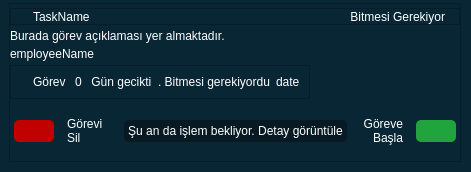
<?xml version="1.0" encoding="UTF-8"?>
<ui version="4.0">
 <class>TaskLate</class>
 <widget class="QWidget" name="TaskLate">
  <property name="geometry">
   <rect>
    <x>0</x>
    <y>0</y>
    <width>471</width>
    <height>172</height>
   </rect>
  </property>
  <property name="maximumSize">
   <size>
    <width>471</width>
    <height>172</height>
   </size>
  </property>
  <property name="windowTitle">
   <string>Form</string>
  </property>
  <property name="styleSheet">
   <string notr="true">*{
background-color: rgb(9, 38, 53);
	font: 22pt &quot;Montserrat&quot;;
}
#TaskWill{
background-color: rgb(9, 38, 53);
border : 2px outset rgb(16, 16, 16);
}</string>
  </property>
  <layout class="QHBoxLayout" name="horizontalLayout">
   <property name="spacing">
    <number>0</number>
   </property>
   <property name="leftMargin">
    <number>9</number>
   </property>
   <property name="topMargin">
    <number>3</number>
   </property>
   <property name="rightMargin">
    <number>10</number>
   </property>
   <property name="bottomMargin">
    <number>10</number>
   </property>
   <item>
    <widget class="QFrame" name="main_frame">
     <property name="styleSheet">
      <string notr="true">QFrame#main_frame{
background-color: rgb(9, 38, 53);
border-raius : 5px;

}
*{
color: rgb(255, 255, 255);
font: 600 8pt &quot;Montserrat&quot;;
}</string>
     </property>
     <property name="frameShape">
      <enum>QFrame::StyledPanel</enum>
     </property>
     <property name="frameShadow">
      <enum>QFrame::Raised</enum>
     </property>
     <layout class="QVBoxLayout" name="verticalLayout">
      <property name="spacing">
       <number>0</number>
      </property>
      <property name="leftMargin">
       <number>0</number>
      </property>
      <property name="topMargin">
       <number>0</number>
      </property>
      <property name="rightMargin">
       <number>0</number>
      </property>
      <property name="bottomMargin">
       <number>0</number>
      </property>
      <item>
       <widget class="QFrame" name="header_frame">
        <property name="sizePolicy">
         <sizepolicy hsizetype="Preferred" vsizetype="Maximum">
          <horstretch>0</horstretch>
          <verstretch>0</verstretch>
         </sizepolicy>
        </property>
        <property name="frameShape">
         <enum>QFrame::StyledPanel</enum>
        </property>
        <property name="frameShadow">
         <enum>QFrame::Raised</enum>
        </property>
        <layout class="QHBoxLayout" name="horizontalLayout_2">
         <property name="spacing">
          <number>7</number>
         </property>
         <property name="leftMargin">
          <number>0</number>
         </property>
         <property name="topMargin">
          <number>0</number>
         </property>
         <property name="rightMargin">
          <number>0</number>
         </property>
         <property name="bottomMargin">
          <number>0</number>
         </property>
         <item>
          <widget class="QLabel" name="pointer_label">
           <property name="minimumSize">
            <size>
             <width>15</width>
             <height>15</height>
            </size>
           </property>
           <property name="maximumSize">
            <size>
             <width>15</width>
             <height>15</height>
            </size>
           </property>
           <property name="text">
            <string/>
           </property>
           <property name="pixmap">
            <pixmap resource="../assets/image.qrc">:/icons/icons/Ellipse 5.png</pixmap>
           </property>
           <property name="scaledContents">
            <bool>true</bool>
           </property>
          </widget>
         </item>
         <item>
          <widget class="QLabel" name="taskname_label">
           <property name="styleSheet">
            <string notr="true">	font: 600 10pt&quot;Montserrat&quot;;</string>
           </property>
           <property name="text">
            <string>TaskName</string>
           </property>
          </widget>
         </item>
         <item>
          <widget class="QLabel" name="label_3">
           <property name="sizePolicy">
            <sizepolicy hsizetype="Maximum" vsizetype="Preferred">
             <horstretch>0</horstretch>
             <verstretch>0</verstretch>
            </sizepolicy>
           </property>
           <property name="text">
            <string>Bitmesi Gerekiyor</string>
           </property>
           <property name="alignment">
            <set>Qt::AlignRight|Qt::AlignTrailing|Qt::AlignVCenter</set>
           </property>
          </widget>
         </item>
         <item>
          <widget class="QLabel" name="label">
           <property name="sizePolicy">
            <sizepolicy hsizetype="Maximum" vsizetype="Expanding">
             <horstretch>0</horstretch>
             <verstretch>0</verstretch>
            </sizepolicy>
           </property>
           <property name="minimumSize">
            <size>
             <width>0</width>
             <height>0</height>
            </size>
           </property>
           <property name="text">
            <string/>
           </property>
           <property name="pixmap">
            <pixmap resource="../assets/image.qrc">:/icons/icons/red_set.png</pixmap>
           </property>
          </widget>
         </item>
        </layout>
       </widget>
      </item>
      <item>
       <widget class="QLabel" name="describe_label">
        <property name="sizePolicy">
         <sizepolicy hsizetype="Preferred" vsizetype="Maximum">
          <horstretch>0</horstretch>
          <verstretch>0</verstretch>
         </sizepolicy>
        </property>
        <property name="text">
         <string>Burada görev açıklaması yer almaktadır.</string>
        </property>
       </widget>
      </item>
      <item>
       <widget class="QLabel" name="employee_label">
        <property name="sizePolicy">
         <sizepolicy hsizetype="Preferred" vsizetype="Maximum">
          <horstretch>0</horstretch>
          <verstretch>0</verstretch>
         </sizepolicy>
        </property>
        <property name="text">
         <string>employeeName</string>
        </property>
       </widget>
      </item>
      <item>
       <widget class="QFrame" name="date_frame">
        <property name="sizePolicy">
         <sizepolicy hsizetype="Maximum" vsizetype="Maximum">
          <horstretch>0</horstretch>
          <verstretch>0</verstretch>
         </sizepolicy>
        </property>
        <property name="frameShape">
         <enum>QFrame::StyledPanel</enum>
        </property>
        <property name="frameShadow">
         <enum>QFrame::Raised</enum>
        </property>
        <layout class="QHBoxLayout" name="horizontalLayout_3">
         <item>
          <widget class="QLabel" name="label_2">
           <property name="sizePolicy">
            <sizepolicy hsizetype="Maximum" vsizetype="Preferred">
             <horstretch>0</horstretch>
             <verstretch>0</verstretch>
            </sizepolicy>
           </property>
           <property name="text">
            <string/>
           </property>
           <property name="pixmap">
            <pixmap resource="../assets/image.qrc">:/icons/icons/rect_attention.png</pixmap>
           </property>
          </widget>
         </item>
         <item>
          <widget class="QLabel" name="label_10">
           <property name="text">
            <string>Görev </string>
           </property>
          </widget>
         </item>
         <item>
          <widget class="QLabel" name="label_9">
           <property name="text">
            <string>0</string>
           </property>
          </widget>
         </item>
         <item>
          <widget class="QLabel" name="label_8">
           <property name="text">
            <string> Gün gecikti</string>
           </property>
          </widget>
         </item>
         <item>
          <widget class="QLabel" name="label_7">
           <property name="text">
            <string>. Bitmesi gerekiyordu</string>
           </property>
          </widget>
         </item>
         <item>
          <widget class="QLabel" name="label_6">
           <property name="text">
            <string>date</string>
           </property>
          </widget>
         </item>
        </layout>
       </widget>
      </item>
      <item>
       <widget class="QFrame" name="footer_frame">
        <property name="sizePolicy">
         <sizepolicy hsizetype="Preferred" vsizetype="Maximum">
          <horstretch>0</horstretch>
          <verstretch>0</verstretch>
         </sizepolicy>
        </property>
        <property name="styleSheet">
         <string notr="true">border:none ;
padding : 4px;</string>
        </property>
        <property name="frameShape">
         <enum>QFrame::StyledPanel</enum>
        </property>
        <property name="frameShadow">
         <enum>QFrame::Raised</enum>
        </property>
        <layout class="QHBoxLayout" name="horizontalLayout_4">
         <property name="leftMargin">
          <number>0</number>
         </property>
         <property name="topMargin">
          <number>6</number>
         </property>
         <property name="rightMargin">
          <number>0</number>
         </property>
         <property name="bottomMargin">
          <number>0</number>
         </property>
         <item>
          <widget class="QPushButton" name="delete_btn">
           <property name="sizePolicy">
            <sizepolicy hsizetype="Maximum" vsizetype="Fixed">
             <horstretch>0</horstretch>
             <verstretch>0</verstretch>
            </sizepolicy>
           </property>
           <property name="styleSheet">
            <string notr="true">*{
background-color: rgb(193, 0, 0);
border-radius : 5px;
}
:hover{
background-color: rgb(135, 0, 0);
}</string>
           </property>
           <property name="text">
            <string/>
           </property>
           <property name="icon">
            <iconset resource="../assets/image.qrc">
             <normaloff>:/icons/icons/garbage.png</normaloff>:/icons/icons/garbage.png</iconset>
           </property>
           <property name="iconSize">
            <size>
             <width>20</width>
             <height>20</height>
            </size>
           </property>
          </widget>
         </item>
         <item>
          <widget class="QLabel" name="text_label_2">
           <property name="maximumSize">
            <size>
             <width>90</width>
             <height>16777215</height>
            </size>
           </property>
           <property name="text">
            <string>Görevi
Sil</string>
           </property>
          </widget>
         </item>
         <item>
          <widget class="QPushButton" name="show_btn">
           <property name="styleSheet">
            <string notr="true">*{
background-color: rgb(7, 26, 35);
border-radius : 5px;
}
:hover{
background-color: rgb(21, 79, 106);
}</string>
           </property>
           <property name="text">
            <string>Şu an da işlem bekliyor. Detay görüntüle</string>
           </property>
          </widget>
         </item>
         <item>
          <widget class="QLabel" name="text_label_3">
           <property name="maximumSize">
            <size>
             <width>90</width>
             <height>16777215</height>
            </size>
           </property>
           <property name="text">
            <string>Göreve
Başla</string>
           </property>
           <property name="alignment">
            <set>Qt::AlignRight|Qt::AlignTrailing|Qt::AlignVCenter</set>
           </property>
          </widget>
         </item>
         <item>
          <widget class="QPushButton" name="resume_btn">
           <property name="sizePolicy">
            <sizepolicy hsizetype="Maximum" vsizetype="Fixed">
             <horstretch>0</horstretch>
             <verstretch>0</verstretch>
            </sizepolicy>
           </property>
           <property name="styleSheet">
            <string notr="true">*{
background-color: rgb(33, 164, 62);
border-radius : 5px;
}
:hover{
background-color: rgb(24, 120, 44);
}</string>
           </property>
           <property name="text">
            <string/>
           </property>
           <property name="icon">
            <iconset resource="../assets/image.qrc">
             <normaloff>:/icons/icons/resume.png</normaloff>:/icons/icons/resume.png</iconset>
           </property>
           <property name="iconSize">
            <size>
             <width>20</width>
             <height>20</height>
            </size>
           </property>
          </widget>
         </item>
        </layout>
       </widget>
      </item>
     </layout>
    </widget>
   </item>
  </layout>
 </widget>
 <resources>
  <include location="../assets/image.qrc"/>
 </resources>
 <connections/>
</ui>
